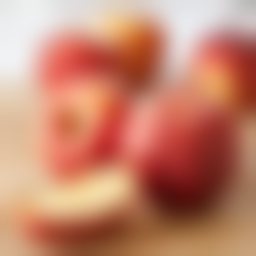
#> input picture validate/style/blur/apple.png, 256 x 256 px, found by its file name; its folder holds only this picture in this run
$ jupyter execute --allow-errors evaluation.ipynb   (shell and % lines are left out)
#> lines starting #> are read from the running program, lines starting #| are printed output that depends on the picture
# This is an evaluation file, where we get the metrics

[cell 1]

import os
import cv2
import numpy as np
import matplotlib.pyplot as plt

from skimage.metrics import structural_similarity as ssim
from skimage.metrics import peak_signal_noise_ratio as psnr

import cv2
import numpy as np
from skimage.metrics import structural_similarity as ssim
from skimage.metrics import peak_signal_noise_ratio as psnr

import os
import cv2
import numpy as np


# ===============================
# 1. IMAGE LOADER
# ===============================

def load_rgb(path):
    """Loads image as RGB float32 in [0,1]."""
    img = cv2.imread(path)
#> img is the input picture: shape (256, 256, 3); mean B, G, R 109.9, 132.9, 196.5
    if img is None:
        return None
    img = cv2.cvtColor(img, cv2.COLOR_BGR2RGB)
    img = img.astype(np.float32) / 255.0
    return img


# ===============================
# 2. METRICS (NumPy versions)
# ===============================

import numpy as np

# -------- METRIC FUNCTIONS --------
def compute_mae(imgA, imgB):
    return np.mean(np.abs(imgA - imgB))

def compute_mse(imgA, imgB):
    return np.mean((imgA - imgB) ** 2)

def compute_psnr(imgA, imgB):
    mse = compute_mse(imgA, imgB)
#> mse = 0
    if mse == 0:
        return 999.0
    return 20 * np.log10(1.0 / np.sqrt(mse))   # images in [0,1]

def compute_ssim(imgA, imgB, C1=0.01**2, C2=0.03**2):
#> called with C1 = 0.0001, C2 = 0.0009
    imgA = imgA.astype(np.float64)
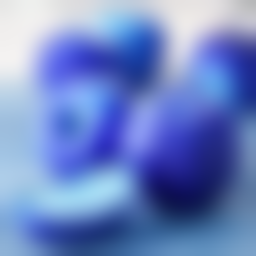
#> imgA: shape (256, 256, 3) float64; mean of channels 0, 1, 2 0.771, 0.521, 0.431; drawn as B, G, R
    imgB = imgB.astype(np.float64)

    muA = imgA.mean()
#> muA = 0.574
    muB = imgB.mean()
#> muB = 0.574
    sigmaA = imgA.var()
#> sigmaA = 0.0644
    sigmaB = imgB.var()
#> sigmaB = 0.0644
    sigmaAB = ((imgA - muA) * (imgB - muB)).mean()
#> sigmaAB = 0.0644

    numerator = (2*muA*muB + C1) * (2*sigmaAB + C2)
#> numerator = 0.0855
    denominator = (muA**2 + muB**2 + C1) * (sigmaA + sigmaB + C2)
#> denominator = 0.0855

    return numerator / denominator

[cell 2]
def evaluate_style(style_name, true_dir, pred_dir):
    print(f"\n=== Evaluating style: {style_name} ===")

    mae_list, mse_list, psnr_list, ssim_list = [], [], [], []

    files = sorted([
        f for f in os.listdir(true_dir)
        if f.lower().endswith((".png", ".jpg", ".jpeg"))
    ])

    for fname in files:
        true_path = os.path.join(true_dir, fname)
        pred_path = os.path.join(pred_dir, fname)

        if not os.path.exists(pred_path):
            print(f"Missing prediction: {pred_path}")
            continue

        true_img = load_rgb(true_path)
        pred_img = load_rgb(pred_path)

        if true_img is None or pred_img is None:
            print("Skipping unreadable:", fname)
            continue

        mae_list.append(compute_mae(true_img, pred_img))
        mse_list.append(compute_mse(true_img, pred_img))
        psnr_list.append(compute_psnr(true_img, pred_img))
        ssim_list.append(compute_ssim(true_img, pred_img))

    if len(mae_list) == 0:
        print("NO VALID PAIRS → returning NaN")
        return {
            "style": style_name,
            "MAE": np.nan,
            "MSE": np.nan,
            "PSNR": np.nan,
            "SSIM": np.nan
        }

    results = {
        "style": style_name,
        "MAE": np.mean(mae_list),
        "MSE": np.mean(mse_list),
        "PSNR": np.mean(psnr_list),
        "SSIM": np.mean(ssim_list),
    }
#> results = {'style': 'blur', 'MAE': 0, 'MSE': 0, 'PSNR': 999, 'SSIM': 1}

    print("MAE :", results["MAE"])
#| MAE : 0.0
    print("MSE :", results["MSE"])
#| MSE : 0.0
    print("PSNR:", results["PSNR"])
#| PSNR: 999.0
    print("SSIM:", results["SSIM"])
#| SSIM: 1.0
#> `res = evaluate_style(style, true_dir, pred_dir)`: res has the same summary as results in evaluate_style

    return results

[cell 3]
def plot_metrics_per_style(style_name, results_dict):
    """
    Creates a separate linear plot for each style:
    MAE, MSE, PSNR, SSIM on the same chart.
    """
#> called with style_name = 'blur'
    metrics = ["MAE", "MSE", "PSNR", "SSIM"]
    values  = [results_dict[m] for m in metrics]
#> values = [0, 0, 999, 1]

    plt.figure(figsize=(7,5))
    x = np.arange(len(metrics))

    plt.plot(x, values, marker="o", color="pink", linewidth=2, label=f"{style_name}")

    # annotate values near points
    for i, v in enumerate(values):
        if not np.isnan(v):
            plt.text(i, v, f"{v:.3f}", fontsize=9, ha='center', va='bottom')
#> this loop made 4 passes
#> v on passes 1 to 4: 0, 0, 999, 1

    plt.xticks(x, metrics)
    plt.ylabel("Value")
    plt.title(f"Metrics for Style: {style_name}")
    plt.grid(alpha=0.3)
    plt.legend()
    plt.show()
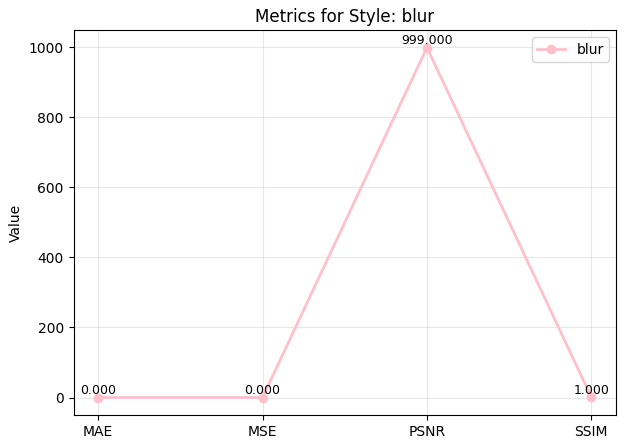
#> figure drawn by matplotlib, 1 panel

[cell 4]
styles = ["blur", "poster", "outline", "night_vis"]

results = []

#> (the rest of this cell did not finish here and is left out)

[cell 5]
import numpy as np
import matplotlib.pyplot as plt

# ============================
# METRIC VALUES (your results)
# ============================

styles = ["poster", "outline", "night_vis", "blur"]

metrics = ["MAE", "MSE", "PSNR", "SSIM"]

# Values in same order as 'styles'
MAE_vals  = [0.07388949, 0.12109402, 0.030373154, 0.039471902]
MSE_vals  = [0.020888189, 0.031964995, 0.004651763, 0.004085159]
PSNR_vals = [17.512714, 15.118162, 23.62486, 27.973104]
SSIM_vals = [0.8185720178, 0.7342686536, 0.9640365051, 0.9592107103]

metric_data = [MAE_vals, MSE_vals, PSNR_vals, SSIM_vals]

# ============================
# PLOTTING CONFIG
# ============================

plt.figure(figsize=(14, 8))

for i, (metric_name, values) in enumerate(zip(metrics, metric_data)):
    plt.subplot(2, 2, i+1)

    x = np.arange(len(styles))

    plt.plot(x, values, marker="o", linewidth=2, color="purple")

    for xi, yi in zip(x, values):
        plt.text(xi, yi, f"{yi:.3f}", fontsize=9, ha="center", va="bottom")

    plt.xticks(x, styles, rotation=15)
    plt.title(metric_name)
    plt.grid(alpha=0.3)

plt.suptitle("Model Performance Comparison Across Styles", fontsize=16)
plt.tight_layout()
plt.show()
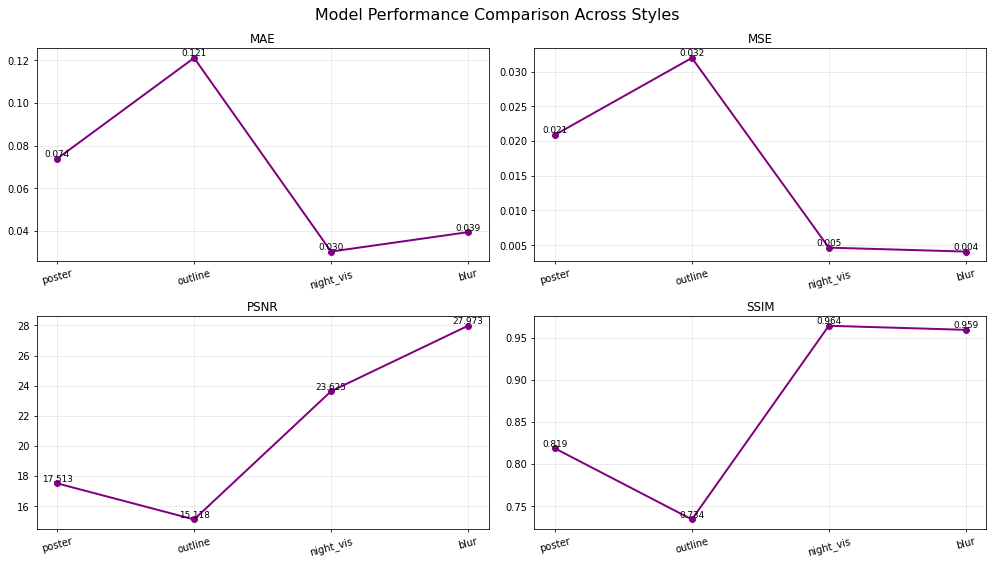
#> figure drawn by matplotlib, 4 panels

[cell 6]
import numpy as np
import matplotlib.pyplot as plt

# ============================
# METRIC VALUES (your results)
# ============================

styles = ["poster", "outline", "night_vis", "blur"]

metrics = ["MAE", "MSE", "PSNR", "SSIM"]

MAE_vals  = [0.07388949, 0.12109402, 0.030373154, 0.039471902]
MSE_vals  = [0.020888189, 0.031964995, 0.004651763, 0.004085159]
PSNR_vals = [17.512714, 15.118162, 23.62486, 27.973104]
SSIM_vals = [0.8185720178, 0.7342686536, 0.9640365051, 0.9592107103]

metric_data = [MAE_vals, MSE_vals, PSNR_vals, SSIM_vals]

# ============================
# PLOTTING
# ============================

plt.figure(figsize=(14, 10))

for i, (metric_name, values) in enumerate(zip(metrics, metric_data)):
    plt.subplot(2, 2, i + 1)

    x = np.arange(len(styles))

    # rectangular bars
    bars = plt.bar(x, values, color="mediumorchid", alpha=0.85)

    # annotate each bar
    for bar, val in zip(bars, values):
        plt.text(
            bar.get_x() + bar.get_width()/2,
            val,
            f"{val:.3f}",
            ha="center",
            va="bottom",
            fontsize=9
        )

    plt.xticks(x, styles, rotation=12)
    plt.ylabel(metric_name)
    plt.title(metric_name)
    plt.grid(axis="y", alpha=0.2)

plt.suptitle("Comparison of All Metrics Across Styles", fontsize=16, y=1.03)
plt.tight_layout()
plt.show()
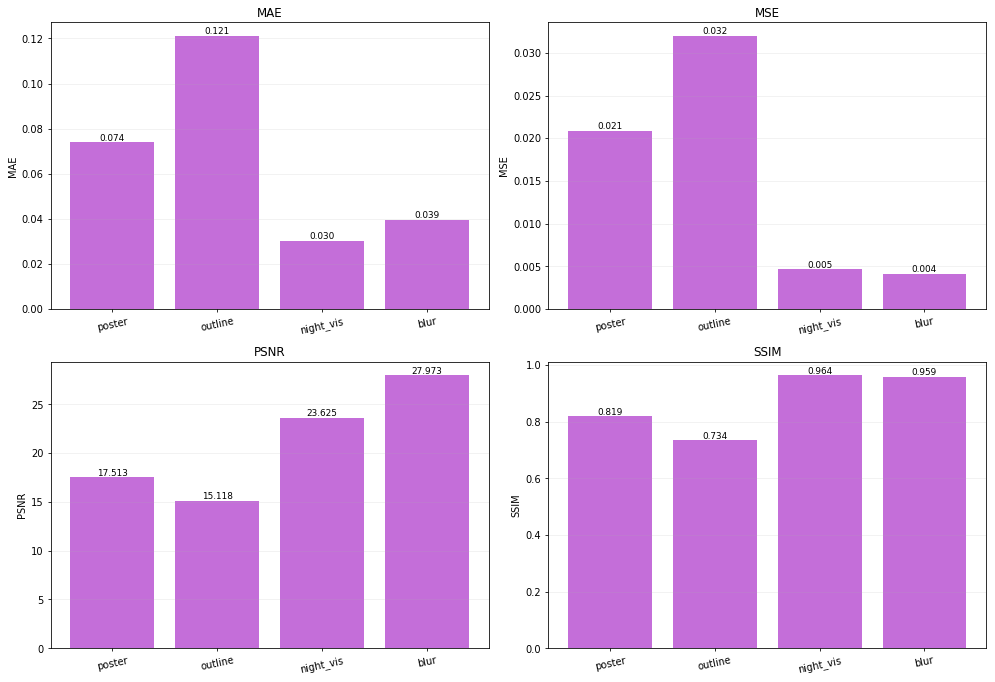
#> figure drawn by matplotlib, 4 panels; panel 1: tallest bar 0.121 high, from x = 0.6 to 1.4; panel 2: tallest bar 0.032 high, from x = 0.6 to 1.4; panel 3: tallest bar 27.97 high, from x = 2.6 to 3.4; panel 4: tallest bar 0.964 high, from x = 1.6 to 2.4
